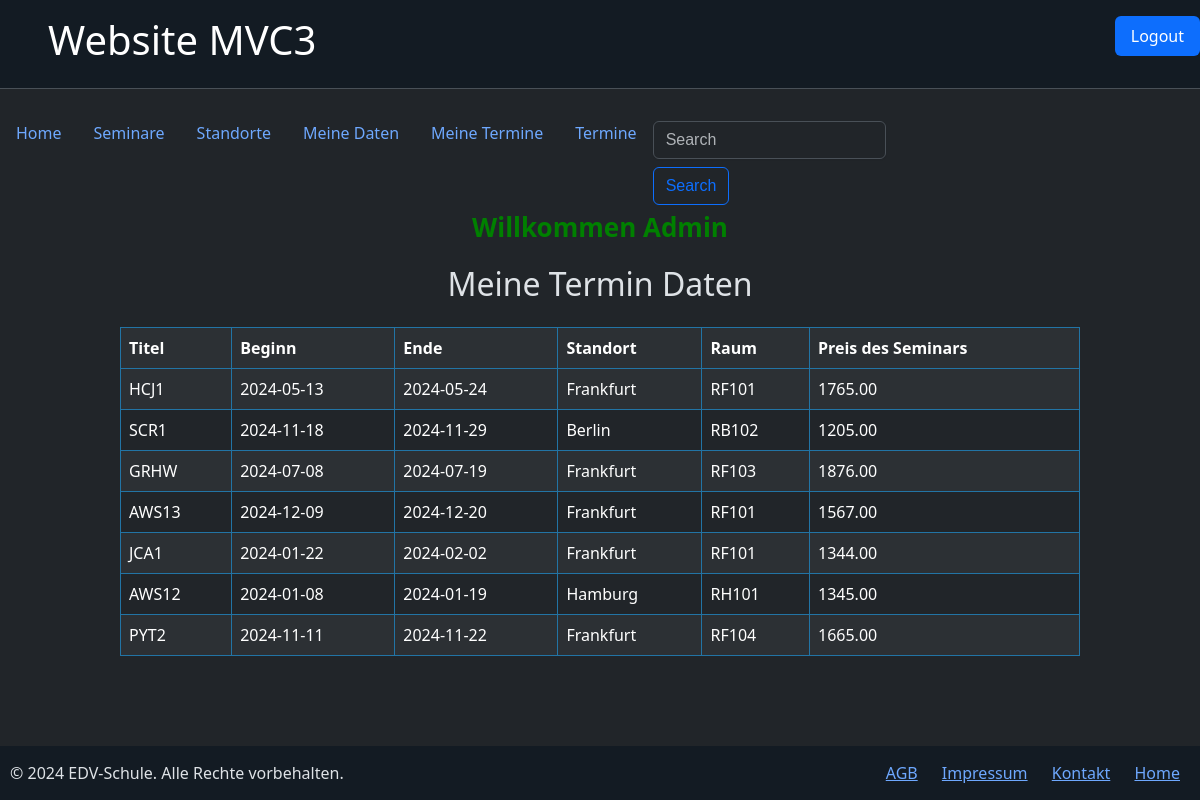
The app's page /index.php?action=meine_termine (signed in) with its own data.
### tables this page shows
CREATE TABLE `termine` (
  `id` int(11) NOT NULL AUTO_INCREMENT,
  `beginn` date NOT NULL,
  `ende` date NOT NULL,
  `seminare_id` int(11) NOT NULL,
  `standorte_id` int(11) NOT NULL,
  `raum` varchar(30) NOT NULL,
  PRIMARY KEY (`id`),
  KEY `seminare_fk_1` (`seminare_id`),
  KEY `standorte_fk_2` (`standorte_id`),
  CONSTRAINT `seminare_fk_1` FOREIGN KEY (`seminare_id`) REFERENCES `seminare` (`id`),
  CONSTRAINT `standorte_fk_2` FOREIGN KEY (`standorte_id`) REFERENCES `standorte` (`id`)
);

CREATE TABLE `seminare` (
  `id` int(11) NOT NULL AUTO_INCREMENT,
  `titel` varchar(30) NOT NULL,
  `beschreibung` text NOT NULL,
  `preis` decimal(6,2) NOT NULL,
  `kategorien_id` int(11) NOT NULL,
  PRIMARY KEY (`id`),
  UNIQUE KEY `titel` (`titel`),
  KEY `kategorien_fk_1` (`kategorien_id`),
  CONSTRAINT `kategorien_fk_1` FOREIGN KEY (`kategorien_id`) REFERENCES `kategorien` (`id`)
);

CREATE TABLE `standorte` (
  `id` int(11) NOT NULL AUTO_INCREMENT,
  `standort` varchar(50) NOT NULL,
  PRIMARY KEY (`id`),
  UNIQUE KEY `standort` (`standort`)
);

### index.php (called while the page is built, shortened)
<?php
require_once "views/layout.php";
?>

### views/_meine_termine.php (the view)
<?php
$sql = "SELECT titel,beginn,ende,standort,raum,seminare.preis
FROM seminare
JOIN termine
ON seminare_id = seminare.id
JOIN standorte
ON standorte_id = standorte.id
JOIN personen_termine
ON termine_id = termine.id
WHERE personen_id = :personen_id";
$stmt = $db->prepare($sql);
$stmt->bindParam(':personen_id', $_SESSION['id'], PDO::PARAM_INT);
$stmt->execute();
?>
<tr>
<?php
		while ($result = $stmt->fetch()) {
		echo '<tr>';
		echo '<td>' . $result['titel'] . '</td>';
		echo '<td>' . $result['beginn'] . '</td>';
		echo '<td>' . $result['ende'] . '</td>';
		echo '<td>' . $result['standort'] . '</td>';
		echo '<td>' . $result['raum'] . '</td>';
		echo '<td>' . $result['preis'] . '</td>';
	}
?>
</tr>

### css/style.css (style rules this page uses)
body { margin-bottom: 4%; }
.table-self th, .table-self td { border: 1px solid #2274A5; padding: 8px; text-align: left; }

### records on screen
termine: seminare.titel "HCJ1", beginn "2024-05-13", ende "2024-05-24", standorte.standort "Frankfurt", raum "RF101", seminare.preis "1765.00"
termine: seminare.titel "SCR1", beginn "2024-11-18", ende "2024-11-29", standorte.standort "Berlin", raum "RB102", seminare.preis "1205.00"
termine: seminare.titel "GRHW", beginn "2024-07-08", ende "2024-07-19", standorte.standort "Frankfurt", raum "RF103", seminare.preis "1876.00"
termine: seminare.titel "AWS13", beginn "2024-12-09", ende "2024-12-20", standorte.standort "Frankfurt", raum "RF101", seminare.preis "1567.00"
termine: seminare.titel "JCA1", beginn "2024-01-22", ende "2024-02-02", standorte.standort "Frankfurt", raum "RF101", seminare.preis "1344.00"
termine: seminare.titel "AWS12", beginn "2024-01-08", ende "2024-01-19", standorte.standort "Hamburg", raum "RH101", seminare.preis "1345.00"
termine: seminare.titel "PYT2", beginn "2024-11-11", ende "2024-11-22", standorte.standort "Frankfurt", raum "RF104", seminare.preis "1665.00"

### other values on screen
$message "Willkommen Admin"
